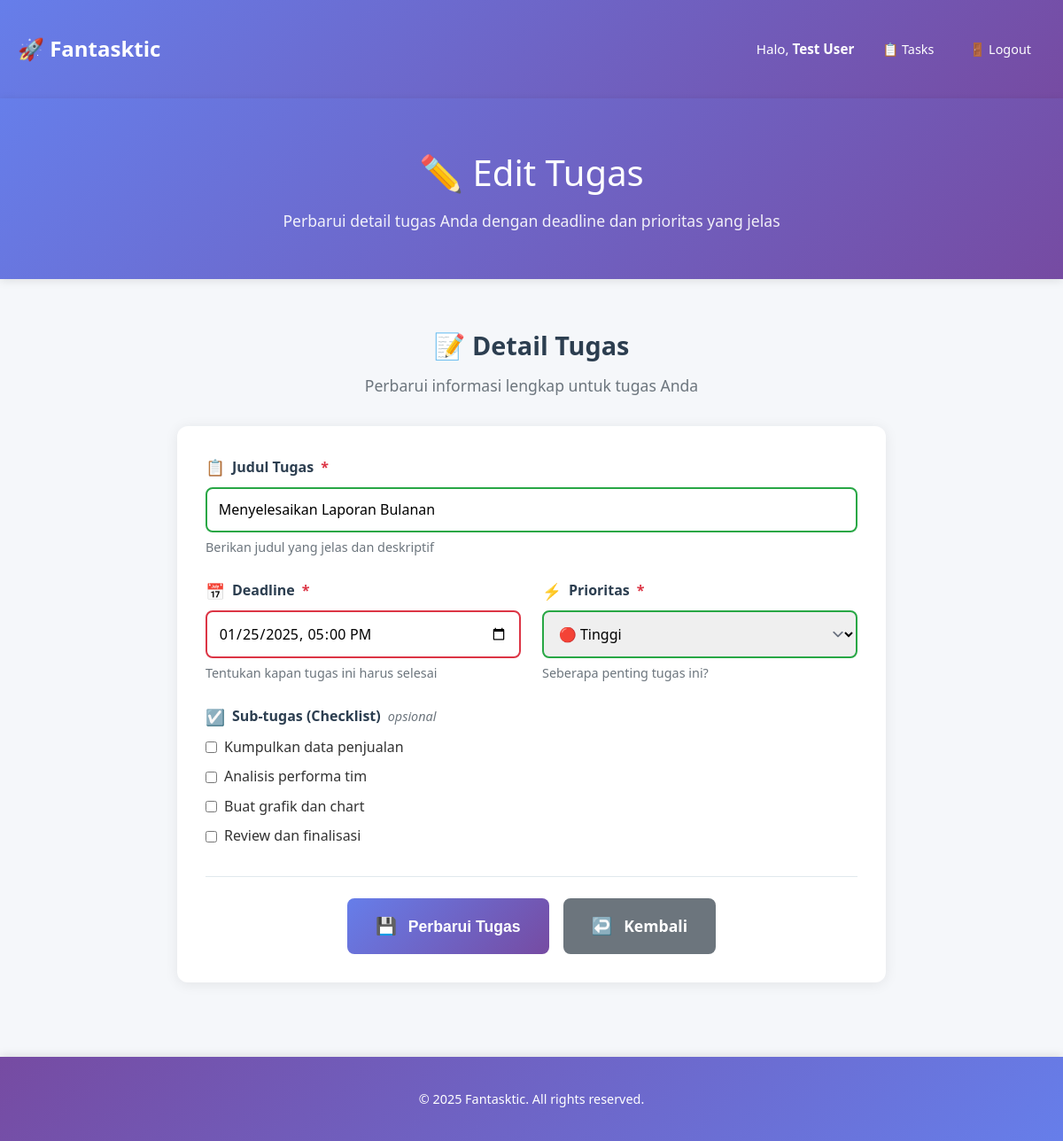
The page /edit_task.php?id=1 (signed in) on the database its author committed.
### tables this page shows
CREATE TABLE IF NOT EXISTS tasks (
    id INT AUTO_INCREMENT PRIMARY KEY,
    user_id INT NOT NULL,
    title VARCHAR(255) NOT NULL,
    deadline DATETIME NOT NULL,
    priority ENUM('Rendah', 'Sedang', 'Tinggi') DEFAULT 'Sedang',
    created_at TIMESTAMP DEFAULT CURRENT_TIMESTAMP,
    updated_at TIMESTAMP DEFAULT CURRENT_TIMESTAMP ON UPDATE CURRENT_TIMESTAMP,
    FOREIGN KEY (user_id) REFERENCES users(id) ON DELETE CASCADE
);

CREATE TABLE IF NOT EXISTS subtasks (
    id INT AUTO_INCREMENT PRIMARY KEY,
    task_id INT NOT NULL,
    text TEXT NOT NULL,
    is_done BOOLEAN DEFAULT FALSE,
    sort_order INT DEFAULT 0,
    created_at TIMESTAMP DEFAULT CURRENT_TIMESTAMP,
    updated_at TIMESTAMP DEFAULT CURRENT_TIMESTAMP ON UPDATE CURRENT_TIMESTAMP,
    FOREIGN KEY (task_id) REFERENCES tasks(id) ON DELETE CASCADE
);

### edit_task.php (the view, shortened to what this page needs)
<?php
$task_id = (int)($_GET['id'] ?? 0);
$user_id = getCurrentUserId();
try {
    $db = getDB();
    $stmt = $db->prepare("SELECT * FROM tasks WHERE id = ? AND user_id = ?");
    $stmt->execute([$task_id, $user_id]);
    $task = $stmt->fetch();
$subtask_stmt = $db->prepare("SELECT id, text, is_done FROM subtasks WHERE task_id = ? ORDER BY sort_order ASC");
$subtask_stmt->execute([$task_id]);
$subtasks = $subtask_stmt->fetchAll();
} catch (Exception $e) {
    $error = "Terjadi kesalahan saat memuat data tugas.";
}
?>
<?php include 'includes/header.php'; ?>
<div class="header">
    <div class="container">
        <h1>✏️ Edit Tugas</h1>
        <p>Perbarui detail tugas Anda dengan deadline dan prioritas yang jelas</p>
    </div>
</div>
<div class="container">
    <div class="form-container">
        <div class="form-header">
            <h2>📝 Detail Tugas</h2>
            <p>Perbarui informasi lengkap untuk tugas Anda</p>
        </div>
        <form action="update_task.php" method="post" class="task-form">
            <div class="form-group">
                <label for="title" class="form-label">
                    <span class="label-icon">📋</span>
                    Judul Tugas
                    <span class="required">*</span>
                </label>
                <input type="text"
                       id="title"
                       name="title"
                       class="form-input"
                       placeholder="Masukkan judul tugas..."
                       required
                       maxlength="255"
                       value="<?= htmlspecialchars($task['title']) ?>">
                <small class="form-help">Berikan judul yang jelas dan deskriptif</small>
            </div>
            <div class="form-row">
                <div class="form-group">
                    <label for="deadline" class="form-label">
                        <span class="label-icon">📅</span>
                        Deadline
                        <span class="required">*</span>
                    </label>
                    <input type="datetime-local"
                           id="deadline"
                           name="deadline"
                           class="form-input"
                           required
                           min="<?= date('Y-m-d\TH:i') ?>"
                           value="<?= date('Y-m-d\TH:i', strtotime($task['deadline'])) ?>">
                    <small class="form-help">Tentukan kapan tugas ini harus selesai</small>
                </div>
                <div class="form-group">
                    <label for="priority" class="form-label">
                        <span class="label-icon">⚡</span>
                        Prioritas
                        <span class="required">*</span>
                    </label>
                    <select id="priority" name="priority" class="form-select" required>
                        <option value="Tinggi" <?= $task['priority'] === 'Tinggi' ? 'selected' : '' ?>>🔴 Tinggi</option>
                    </select>
                    <small class="form-help">Seberapa penting tugas ini?</small>
                </div>
            </div>
            <div class="form-group">
                <label class="form-label">
                    <span class="label-icon">☑️</span>
                    Sub-tugas (Checklist)
                    <span class="optional">opsional</span>
                </label>
                <div class="subtask-list">
                    <?php if (!empty($subtasks)): ?>
                        <ul style="list-style: none; padding-left: 0;">
                            <?php foreach ($subtasks as $subtask): ?>
                                <li style="margin-bottom: 0.5rem;">
                                    <label style="display: flex; align-items: center; gap: 0.5rem; cursor: pointer;">
                                        <input type="checkbox" name="subtasks_done[<?= $subtask['id'] ?>]" value="1" <?= $subtask['is_done'] ? 'checked' : '' ?>>
                                        <span><?= htmlspecialchars($subtask['text']) ?></span>
                                    </label>
                                </li>
                            <?php endforeach; ?>
                        </ul>
                    <?php else: ?>
                        <p>Tidak ada sub-tugas.</p>
                    <?php endif; ?>
                </div>
            </div>
            <div class="form-actions">
                <button type="submit" class="btn btn-primary btn-large">
                    <span class="btn-icon">💾</span>
                    Perbarui Tugas
                </button>
                <a href="index.php" class="btn btn-secondary btn-large">
                    <span class="btn-icon">↩️</span>
                    Kembali
                </a>
            </div>
        </form>
    </div>
</div>
<?php include 'includes/footer.php'; ?>

### assets/style.css (style rules this page uses)
* { margin: 0; padding: 0; box-sizing: border-box; }
body { font-family: 'Segoe UI', Tahoma, Geneva, Verdana, sans-serif; line-height: 1.6; color: #333; background-color: #f5f7fa; }
.container { max-width: 1200px; margin: 0 auto; padding: 20px; }
.header { background: linear-gradient(135deg, #667eea 0%, #764ba2 100%); color: white; padding: 2rem 0; margin-bottom: 2rem; box-shadow: 0 2px 10px rgba(0,0,0,0.1); }
.header h1 { text-align: center; font-size: 2.5rem; font-weight: 300; margin-bottom: 0.5rem; }
.header p { text-align: center; opacity: 0.9; font-size: 1.1rem; }
.btn { padding: 0.8rem 1.5rem; border: none; border-radius: 8px; font-size: 1rem; cursor: pointer; transition: all 0.3s ease; text-decoration: none; display: inline-block; font-weight: 500; }
.btn-primary { background: linear-gradient(135deg, #667eea 0%, #764ba2 100%); color: white; }
.btn-secondary { background: #6c757d; color: white; }
.form-container { max-width: 800px; margin: 0 auto; }
.form-header { text-align: center; margin-bottom: 2rem; }
.form-header h2 { color: #2c3e50; font-size: 1.8rem; margin-bottom: 0.5rem; }
.form-header p { color: #6c757d; font-size: 1.1rem; }
.task-form { background: white; padding: 2rem; border-radius: 12px; box-shadow: 0 2px 15px rgba(0,0,0,0.08); margin-bottom: 2rem; }
.form-group { margin-bottom: 1.5rem; }
.form-row { display: grid; grid-template-columns: 1fr 1fr; gap: 1.5rem; }
.form-label { display: flex; align-items: center; gap: 0.5rem; font-weight: 600; color: #2c3e50; margin-bottom: 0.5rem; font-size: 1rem; }
.label-icon { font-size: 1.1rem; }
.required { color: #dc3545; font-weight: bold; }
.optional { color: #6c757d; font-weight: normal; font-size: 0.9rem; font-style: italic; }
.form-input, .form-select, .form-textarea { width: 100%; padding: 0.8rem; border: 2px solid #e1e8ed; border-radius: 8px; font-size: 1rem; transition: all 0.3s ease; font-family: inherit; }
.form-help { color: #6c757d; font-size: 0.9rem; margin-top: 0.3rem; display: block; }
.form-actions { display: flex; gap: 1rem; justify-content: center; margin-top: 2rem; padding-top: 1.5rem; border-top: 1px solid #e1e8ed; }
.btn-large { padding: 1rem 2rem; font-size: 1.1rem; font-weight: 600; min-width: 150px; }
.btn-icon { margin-right: 0.5rem; font-size: 1.2rem; }
.form-select { cursor: pointer; background-position: right 0.5rem center; background-repeat: no-repeat; background-size: 1.5em 1.5em; padding-right: 2.5rem; }
.form-select option[value="Tinggi"] { background-color: #fee; }
.form-input:invalid, .form-select:invalid, .form-textarea:invalid { border-color: #dc3545; }
.form-input:valid, .form-select:valid, .form-textarea:valid { border-color: #28a745; }
.form-actions { display: flex; gap: 1rem; justify-content: center; margin-top: 2rem; padding-top: 1.5rem; border-top: 1px solid #e1e8ed; flex-wrap: wrap; }

### rows shown on the page
tasks: title "Menyelesaikan Laporan Bulanan", deadline "01/25/2025 17:00", priority "🔴 Tinggi"
subtasks: text "Kumpulkan data penjualan"
subtasks: text "Analisis performa tim"
subtasks: text "Buat grafik dan chart"
subtasks: text "Review dan finalisasi"

### other values the page prints
$current_user['full_name'] "Test User"
